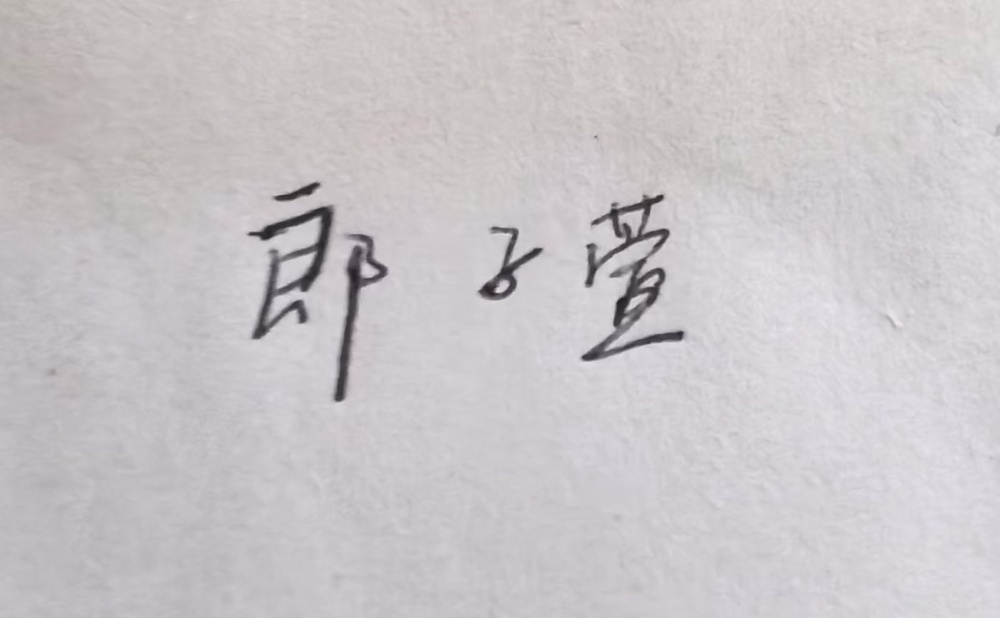
#> input picture 2452086-lesson4/signature.jpg, 1000 x 618 px, shrunk from 1658 x 1024 before the run
$ python lx4-4.py
#> lines starting #> are read from the running program, lines starting #| are printed output that depends on the picture; after the words box and inside, x2 and y2 are one past the last pixel; in counts of white or black regions, pixels touching at a corner belong together
# -*- coding: utf-8 -*-
"""
Created on Tue Jul 29 16:08:13 2025

@author: lzx
"""

from PIL import Image, ImageFilter

def process_signature():
    # 打开图像
    with Image.open(r"signature.jpg") as img:
        # 转为灰度图
#> img is the input picture: PIL image 1000x618 RGB; mean R, G, B 202.1, 197.3, 200.8
        gray_img = img.convert('L')

        #filter
        denoised_img = gray_img.filter(ImageFilter.GaussianBlur(radius=0.5))

        # 将灰度转为黑白
        threshold = 150  # 阈值：高于此值的像素设为白色，否则为黑色
        binary_img = denoised_img.point(lambda p: 255 if p > threshold else 0)
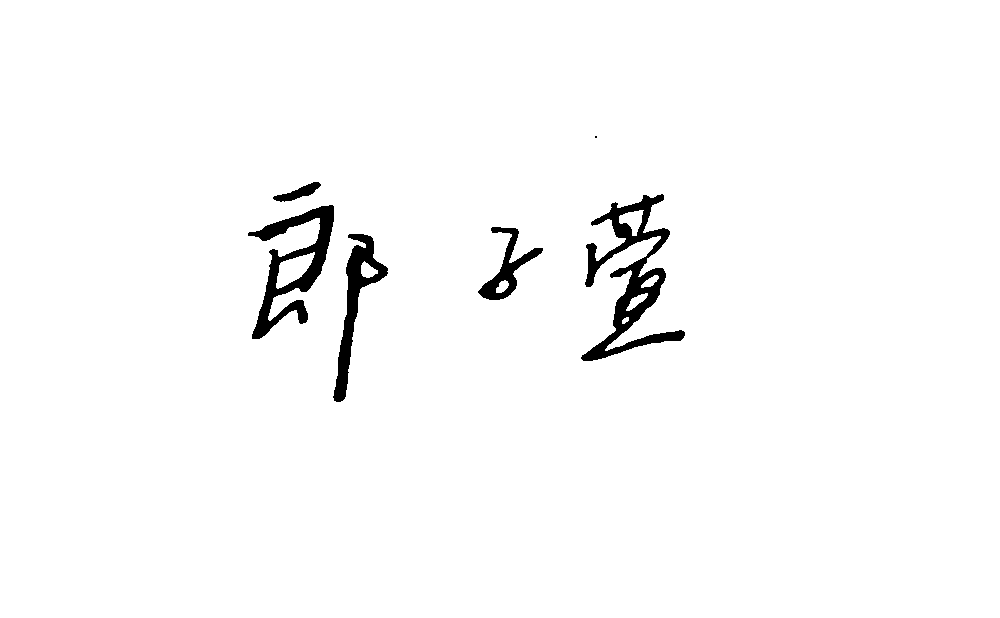
#> binary_img: PIL image 1000x618 L; 97.9% white; 6 black regions (1 under 20 px), largest, box (x1, y1, x2, y2) and area: (581, 194, 685, 361) 4959, (248, 205, 334, 339) 3658, (333, 234, 388, 402) 2510, (478, 227, 543, 300) 1340, (273, 182, 321, 202) 387

        # 保存处理后的图像
        binary_img.save(r"processed_sig.jpg")

# 使用示例
if __name__ == "__main__":
    process_signature()
